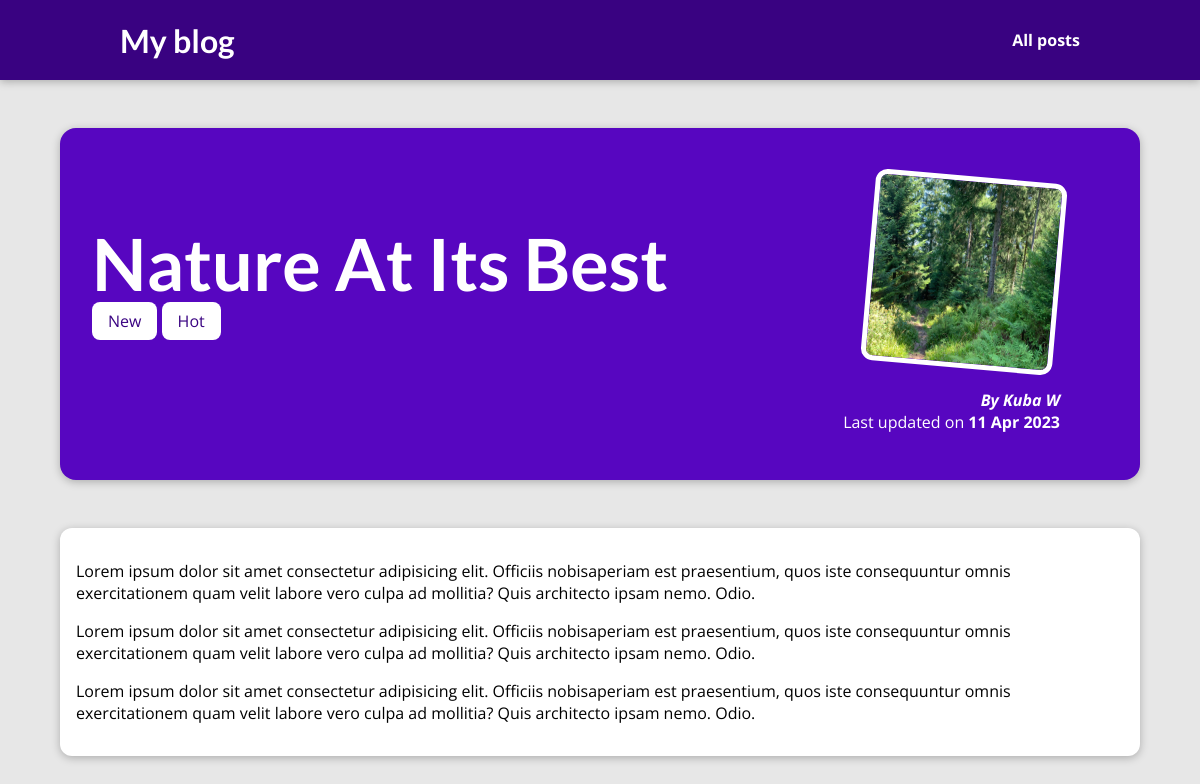
The page /posts/nature-at-its-best on the database its author committed.
### blog/models.py (models this page shows, shortened)
class Post(models.Model):
    title = models.CharField(max_length=150)
    exert = models.CharField(max_length=200)
    image = models.ImageField(upload_to="posts", null=True)
    date = models.DateField(auto_now=True)
    slug = models.SlugField(unique=True, db_index=True)
    content = models.TextField(validators=[MinLengthValidator(10)])
    author = models.ForeignKey(Author, on_delete=models.SET_NULL, null=True, related_name="posts")
    tags = models.ManyToManyField(Tag)

class Tag(models.Model):
    caption = models.CharField(max_length=20)

class Author(models.Model):
    first_name = models.CharField(max_length=100)
    last_name = models.CharField(max_length=100)
    email_address = models.EmailField()
    def full_name(self):
        return f"{self.first_name} {self.last_name}"
    def __str__(self) -> str:
        return self.full_name()

### blog/views.py (the view)
# urls.py: path("posts/<slug:slug>", views.SinglePostView.as_view(), name="post-detail-page" ),
class SinglePostView(DeleteView):
    template_name = "blog/post-detail.html"
    model = Post
    def get_context_data(self, **kwargs):
        context = super().get_context_data(**kwargs)
        context["post_tags"] = self.object.tags.all()
        return context

### blog/templates/blog/post-detail.html (shortened to what this page needs)
{% extends 'base.html' %}
{% load static %}
{% block css_files %}
    <link rel="stylesheet" href="{% static 'blog/post-detail.css' %}">
{% endblock css_files %}
{% block content %}
    <section id="summary">
        <h2>{{post.title}}</h2>
        <div>
            {% for tag in post_tags %}
            <span class="tag">{{tag.caption}}</span>
            {% endfor %}
        </div>
        <article>
            <img src="{{ post.image.url }}" alt="{{post.title}}">
            <address>By <a href="mailto:{{ post.author.email_address }}">{{post.author}}</a></address>
            <div>
                Last updated on <time>{{post.date|date:"d M Y"}}</time>
            </div>
        </article>
    </section>
    <main>
        {{post.content|linebreaks}}
    </main>
{% endblock content %}

### static/app.css (style rules this page uses)
* { box-sizing: border-box; }
html { font-family: 'Open Sans', 'Lato', sans-serif; }
body { margin: 0; }
h1, h2, h3 { font-family: 'Lato', sans-serif; font-weight: bold; }

### blog/static/blog/post-detail.css (style rules this page uses)
body { background-color: #e7e7e7; }
#summary { margin: 8rem auto 3rem auto; padding: 2rem; width: 90%; max-width: 90rem; border-radius: 16px; background-color: #5706c0; position: relative; box-shadow: 0 2px 8px rgba(0, 0, 0, 0.25); height: 22rem; }
#summary h2 { color: white; font-size: 4.5rem; margin-bottom: 0.25rem; }
#summary article { position: absolute; top: 2rem; right: 3rem; padding: 1rem 2rem; border-radius: 12px; text-align: right; color: white; }
#summary article img { width: 12rem; height: 12rem; border-radius: 12px; transform: rotateZ(5deg); border: 5px solid white; margin-bottom: 1rem; }
#summary address { font-weight: bold; }
#summary a { color: white; text-decoration: none; }
#summary time { font-weight: bold; }
main { width: 90%; max-width: 90rem; margin: 3rem auto; background-color: white; padding: 1rem; border-radius: 12px; box-shadow: 0 2px 8px rgba(0, 0, 0, 0.25); }
.tag { background-color: white; color: #390281; padding: 0.5rem 1rem; border-radius: 8px; }

### rows shown on the page
Post: title "Nature At Its Best", image (picture), author "Kuba W", date "11 Apr 2023", content "Lorem ipsum dolor sit amet consectetur adipisicing elit. Officiis nobisaperiam est praesentium, quos iste consequuntur omnis exercitationem quam velit labore vero culpa ad mollitia? Quis architecto ipsam nemo. Odio. Lorem ipsum dolor sit amet consectetur adipisicing elit. Officiis nobisaperiam est praesentium, quos iste consequuntur omnis exercitationem quam velit labore vero culpa ad mollitia? Quis architecto ipsam nemo. Odio. Lorem ipsum dolor sit amet consectetur adipisicing elit. Officiis nobisaperiam est praesentium, quos iste consequuntur omnis exercitationem quam velit labore vero culpa ad mollitia? Quis architecto ipsam nemo. Odio."
Tag: caption "New"
Tag: caption "Hot"
